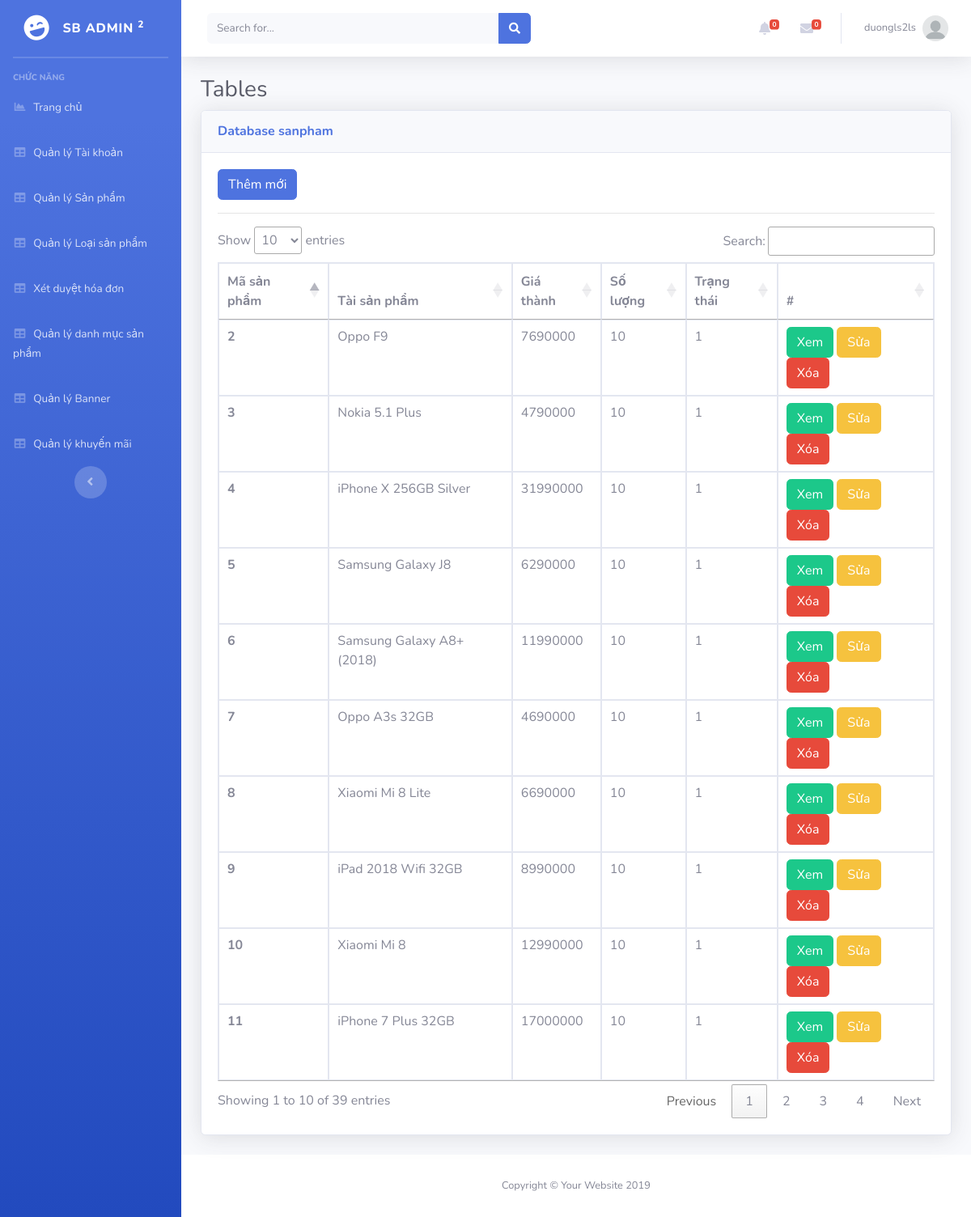
The page /Admin/index.php?mod=sanpham (signed in) on the database its author committed.
### tables this page shows
CREATE TABLE `sanpham`  (
  `MaSP` int(11) NOT NULL AUTO_INCREMENT,
  `MaLSP` int(11) NOT NULL,
  `TenSP` varchar(70) NOT NULL,
  `DonGia` int(11) NOT NULL,
  `SoLuong` int(10) UNSIGNED NOT NULL DEFAULT 1,
  `HinhAnh1` varchar(200) NOT NULL,
  `HinhAnh2` varchar(255) NULL DEFAULT NULL,
  `HinhAnh3` varchar(255) NULL DEFAULT NULL,
  `MaKM` int(11) NOT NULL,
  `ManHinh` varchar(50) NOT NULL,
  `HDH` varchar(50) NOT NULL,
  `CamSau` varchar(50) NOT NULL,
  `CamTruoc` varchar(50) NOT NULL,
  `CPU` varchar(50) NOT NULL,
  `Ram` varchar(50) NOT NULL,
  `Rom` varchar(50) NOT NULL,
  `SDCard` varchar(50) NOT NULL,
  `Pin` varchar(50) NOT NULL,
  `SoSao` int(11) NOT NULL,
  `SoDanhGia` int(11) NOT NULL,
  `TrangThai` int(11) NOT NULL,
  `MoTa` varchar(255) NOT NULL,
  `ThoiGian` datetime(0) NULL DEFAULT NULL,
  PRIMARY KEY (`MaSP`) USING BTREE,
  INDEX `LoaiSP`(`MaLSP`) USING BTREE,
  INDEX `MaKM`(`MaKM`) USING BTREE,
  CONSTRAINT `sanpham_ibfk_1` FOREIGN KEY (`MaLSP`) REFERENCES `loaisanpham` (`MaLSP`) ON DELETE RESTRICT ON UPDATE RESTRICT,
  CONSTRAINT `sanpham_ibfk_2` FOREIGN KEY (`MaKM`) REFERENCES `khuyenmai` (`MaKM`) ON DELETE RESTRICT ON UPDATE RESTRICT
);

### Admin/MVC/controllers/SanphamController.php (called while the page is built, shortened)
<?php
class SanphamController
{
    var $sanpham_model;
    public function __construct()
    {
        $this->sanpham_model = new sanpham();
    }
    public function list()
    {
        $data = $this->sanpham_model->All();
        require_once("MVC/Views/Admin/index.php");
    }
}

### Admin/MVC/Models/connection.php (called while the page is built, shortened)
<?php
    class Connection{
        function __construct()
        {
            $severname ="localhost";
            $username ="root";
            $password ="";
            $db_name ="shopphone";
            $this->conn = new mysqli($severname,$username,$password,$db_name);
        }
    }
?>

### Admin/MVC/Models/model.php (called while the page is built, shortened)
<?php
require_once("connection.php");
class Model
{
    var $conn;
    var $table;
    function __construct()
    {
        $conn_obj = new Connection();
        $this->conn = $conn_obj->conn;
    }
    function All()
    {
        $query = "select * from $this->table ";
        $data = array();
        $resurt = $this->conn->query($query);
        while ($row = $resurt->fetch_assoc()) {
            $data[] = $row;
        }
        return $data;
    }
}

### Admin/MVC/Views/sanpham/list.php (the view, shortened to what this page needs)
<a href="?mod=sanpham&act=add" type="button" class="btn btn-primary">Thêm mới</a>
<hr>
<table class="table table-bordered" id="dataTable" width="100%" cellspacing="0">
  <thead>
    <tr>
      <th scope="col">Mã sản phẩm</th>
      <th scope="col">Tài sản phẩm</th>
      <th scope="col">Giá thành</th>
      <th scope="col">Số lượng</th>
      <th scope="col">Trạng thái</th>
      <th>#</th>
    </tr>
  </thead>
  <tbody>
    <?php foreach ($data as $row) { ?>
      <tr>
        <th scope="row"><?= $row['MaSP'] ?></th>
        <td><?= $row['TenSP'] ?></td>
        <td><?= $row['DonGia'] ?></td>
        <td><?= $row['SoLuong'] ?></td>
        <td><?= $row['TrangThai'] ?></td>
        <td>
          <a href="?mod=sanpham&act=detail&id=<?= $row['MaSP'] ?>" type="button" class="btn btn-success">Xem</a>
          <a href="?mod=sanpham&act=edit&id=<?= $row['MaSP'] ?>" type="button" class="btn btn-warning">Sửa</a>
          <a href="?mod=sanpham&act=delete&id=<?= $row['MaSP'] ?>" onclick="return confirm('Bạn có thật sự muốn xóa ?');" type="button" class="btn btn-danger">Xóa</a>
        </td>
      </tr>
    <?php } ?>
  </tbody>
</table>

### rows shown on the page
sanpham: MaSP "2", TenSP "Oppo F9", DonGia "7690000", SoLuong "10", TrangThai "1"
sanpham: MaSP "3", TenSP "Nokia 5.1 Plus", DonGia "4790000", SoLuong "10", TrangThai "1"
sanpham: MaSP "4", TenSP "iPhone X 256GB Silver", DonGia "31990000", SoLuong "10", TrangThai "1"
sanpham: MaSP "5", TenSP "Samsung Galaxy J8", DonGia "6290000", SoLuong "10", TrangThai "1"
sanpham: MaSP "6", TenSP "Samsung Galaxy A8+ (2018)", DonGia "11990000", SoLuong "10", TrangThai "1"
sanpham: MaSP "7", TenSP "Oppo A3s 32GB", DonGia "4690000", SoLuong "10", TrangThai "1"
sanpham: MaSP "8", TenSP "Xiaomi Mi 8 Lite", DonGia "6690000", SoLuong "10", TrangThai "1"
sanpham: MaSP "9", TenSP "iPad 2018 Wifi 32GB", DonGia "8990000", SoLuong "10", TrangThai "1"
sanpham: MaSP "10", TenSP "Xiaomi Mi 8", DonGia "12990000", SoLuong "10", TrangThai "1"
sanpham: MaSP "11", TenSP "iPhone 7 Plus 32GB", DonGia "17000000", SoLuong "10", TrangThai "1"

### other values the page prints
$_SESSION['admin']['TaiKhoan'] "duongls2ls"
$mod "sanpham"
